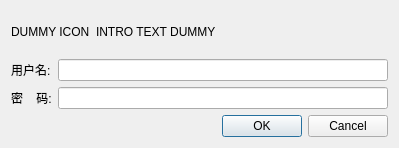
<?xml version="1.0" encoding="UTF-8"?>
<ui version="4.0">
 <class>PasswordDialog</class>
 <widget class="QDialog" name="PasswordDialog">
  <property name="geometry">
   <rect>
    <x>0</x>
    <y>0</y>
    <width>399</width>
    <height>148</height>
   </rect>
  </property>
  <property name="windowTitle">
   <string>Authentication Required</string>
  </property>
  <layout class="QGridLayout" name="gridLayout">
   <item row="0" column="0" colspan="2">
    <layout class="QHBoxLayout">
     <item>
      <widget class="QLabel" name="iconLabel">
       <property name="text">
        <string>DUMMY ICON</string>
       </property>
      </widget>
     </item>
     <item>
      <widget class="QLabel" name="introLabel">
       <property name="sizePolicy">
        <sizepolicy hsizetype="MinimumExpanding" vsizetype="MinimumExpanding">
         <horstretch>0</horstretch>
         <verstretch>0</verstretch>
        </sizepolicy>
       </property>
       <property name="text">
        <string>INTRO TEXT DUMMY</string>
       </property>
      </widget>
     </item>
    </layout>
   </item>
   <item row="1" column="0">
    <widget class="QLabel" name="label">
     <property name="text">
      <string>用户名:</string>
     </property>
    </widget>
   </item>
   <item row="1" column="1">
    <widget class="QLineEdit" name="userNameLineEdit"/>
   </item>
   <item row="2" column="0">
    <widget class="QLabel" name="lblPassword">
     <property name="text">
      <string>密    码:</string>
     </property>
    </widget>
   </item>
   <item row="2" column="1">
    <widget class="QLineEdit" name="passwordLineEdit">
     <property name="echoMode">
      <enum>QLineEdit::Password</enum>
     </property>
    </widget>
   </item>
   <item row="3" column="0" colspan="2">
    <widget class="QDialogButtonBox" name="buttonBox">
     <property name="orientation">
      <enum>Qt::Horizontal</enum>
     </property>
     <property name="standardButtons">
      <set>QDialogButtonBox::Cancel|QDialogButtonBox::Ok</set>
     </property>
    </widget>
   </item>
  </layout>
 </widget>
 <resources/>
 <connections>
  <connection>
   <sender>buttonBox</sender>
   <signal>accepted()</signal>
   <receiver>PasswordDialog</receiver>
   <slot>accept()</slot>
   <hints>
    <hint type="sourcelabel">
     <x>248</x>
     <y>254</y>
    </hint>
    <hint type="destinationlabel">
     <x>157</x>
     <y>274</y>
    </hint>
   </hints>
  </connection>
  <connection>
   <sender>buttonBox</sender>
   <signal>rejected()</signal>
   <receiver>PasswordDialog</receiver>
   <slot>reject()</slot>
   <hints>
    <hint type="sourcelabel">
     <x>316</x>
     <y>260</y>
    </hint>
    <hint type="destinationlabel">
     <x>286</x>
     <y>274</y>
    </hint>
   </hints>
  </connection>
 </connections>
</ui>
